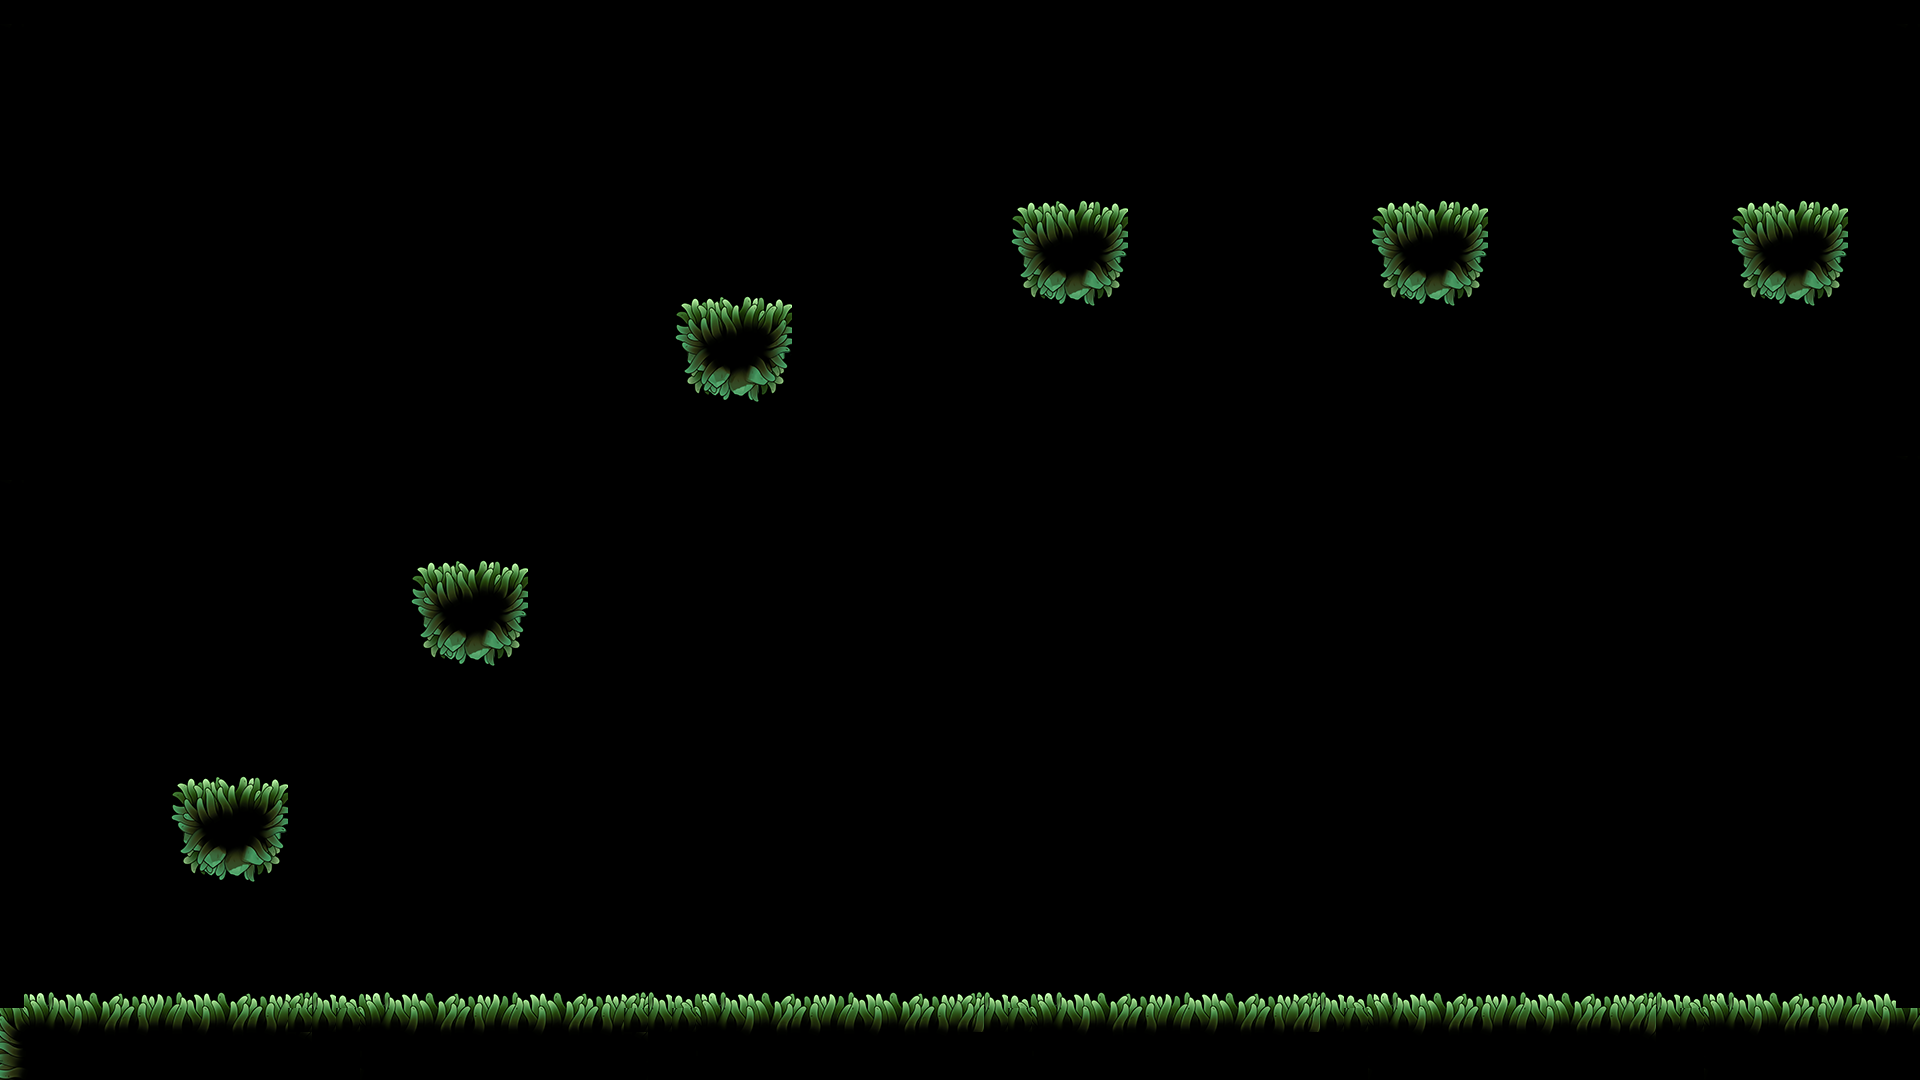

Below is a game level as drawn by its tile map, then a one-line description and the .tmx that defines it (tile-layer data replaced by summaries):
An orthogonal 80x45 tile map with 24x24 px tiles, 8 tile layers (bg, player, wukongfly, soul, ...) and 9 objects.

<map version="1.10" tiledversion="1.11.0" orientation="orthogonal" renderorder="right-down" width="80" height="45" tilewidth="24" tileheight="24" infinite="0" nextlayerid="12" nextobjectid="10">
 <tileset firstgid="1" name="sprites" tilewidth="24" tileheight="24" tilecount="7225" columns="85">
  <image source="sprites.png" width="2048" height="2048" />
 </tileset>
 <layer id="1" name="bg" width="80" height="45">
  <data>[3600 cells, 470 non-empty, 80 distinct tile ids]</data>
 </layer>
 <layer id="4" name="player" width="80" height="45">
  <data>[3600 cells, 1 non-empty, 1 distinct tile ids]</data>
 </layer>
 <layer id="7" name="wukongfly" width="80" height="45">
  <data>[3600 cells, 4 non-empty, 1 distinct tile ids]</data>
 </layer>
 <layer id="11" name="soul" width="80" height="45" opacity="0.62">
  <data>[3600 cells, 1 non-empty, 1 distinct tile ids]</data>
 </layer>
 <layer id="9" name="heart" width="80" height="45">
  <data>[3600 cells, 4 non-empty, 2 distinct tile ids]</data>
 </layer>
 <layer id="10" name="backstick" width="80" height="45">
  <data>[3600 cells, 4 non-empty, 2 distinct tile ids]</data>
 </layer>
 <layer id="5" name="wukong" width="80" height="45">
  <data>[3600 cells, 4 non-empty, 3 distinct tile ids]</data>
 </layer>
 <layer id="6" name="limit" width="80" height="45">
  <data>[3600 cells, 2 non-empty, 1 distinct tile ids]</data>
 </layer>
 <objectgroup id="2" name="limitmap">
  <object id="1" x="-30" y="-20" width="38" height="1102" />
  <object id="2" x="1916" y="-6" width="30" height="1092" />
 </objectgroup>
 <objectgroup id="3" name="wall">
  <object id="3" x="0.5" y="1008" width="1920.33" height="73.5" />
  <object id="4" x="187" y="791.667" width="91.3333" height="70.6667" />
  <object id="5" x="427" y="573.333" width="91.3333" height="70.6667" />
  <object id="6" x="692.333" y="308.667" width="91.3333" height="70.6667" />
  <object id="7" x="1028.33" y="214.667" width="91.3333" height="70.6667" />
  <object id="8" x="1387" y="215.333" width="91.3333" height="70.6667" />
  <object id="9" x="1749" y="215.333" width="91.3333" height="70.6667" />
 </objectgroup>
</map>
